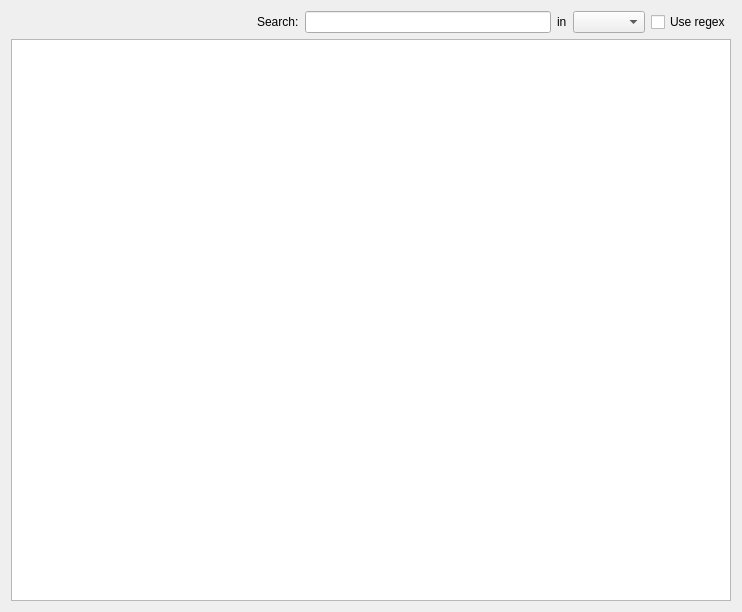
<?xml version="1.0" encoding="UTF-8"?>
<ui version="4.0">
 <class>Form</class>
 <widget class="QWidget" name="Form">
  <property name="geometry">
   <rect>
    <x>0</x>
    <y>0</y>
    <width>742</width>
    <height>612</height>
   </rect>
  </property>
  <property name="windowTitle">
   <string>Form</string>
  </property>
  <layout class="QGridLayout" name="gridLayout">
   <item row="0" column="0">
    <layout class="QHBoxLayout" name="horizontalLayout">
     <item>
      <spacer name="horizontalSpacer">
       <property name="orientation">
        <enum>Qt::Horizontal</enum>
       </property>
       <property name="sizeHint" stdset="0">
        <size>
         <width>60</width>
         <height>20</height>
        </size>
       </property>
      </spacer>
     </item>
     <item>
      <widget class="QLabel" name="filter_label">
       <property name="text">
        <string>Search:</string>
       </property>
      </widget>
     </item>
     <item>
      <widget class="QLineEdit" name="text_filter"/>
     </item>
     <item>
      <widget class="QLabel" name="filter_label_2">
       <property name="text">
        <string>in</string>
       </property>
      </widget>
     </item>
     <item>
      <widget class="QComboBox" name="combosel_filter_att"/>
     </item>
     <item>
      <widget class="QCheckBox" name="bool_regex">
       <property name="text">
        <string>Use regex</string>
       </property>
      </widget>
     </item>
    </layout>
   </item>
   <item row="1" column="0">
    <layout class="QVBoxLayout" name="verticalLayout">
     <item>
      <widget class="TableViewWithSelectionSignal" name="table">
       <property name="editTriggers">
        <set>QAbstractItemView::NoEditTriggers</set>
       </property>
       <property name="selectionMode">
        <enum>QAbstractItemView::ExtendedSelection</enum>
       </property>
       <property name="selectionBehavior">
        <enum>QAbstractItemView::SelectRows</enum>
       </property>
       <property name="sortingEnabled">
        <bool>true</bool>
       </property>
       <attribute name="horizontalHeaderDefaultSectionSize">
        <number>107</number>
       </attribute>
       <attribute name="horizontalHeaderHighlightSections">
        <bool>false</bool>
       </attribute>
       <attribute name="horizontalHeaderShowSortIndicator" stdset="0">
        <bool>true</bool>
       </attribute>
       <attribute name="verticalHeaderShowSortIndicator" stdset="0">
        <bool>false</bool>
       </attribute>
      </widget>
     </item>
    </layout>
   </item>
  </layout>
 </widget>
 <customwidgets>
  <customwidget>
   <class>TableViewWithSelectionSignal</class>
   <extends>QTableView</extends>
   <header>glue_qt.viewers.table.data_viewer</header>
  </customwidget>
 </customwidgets>
 <resources/>
 <connections/>
</ui>
